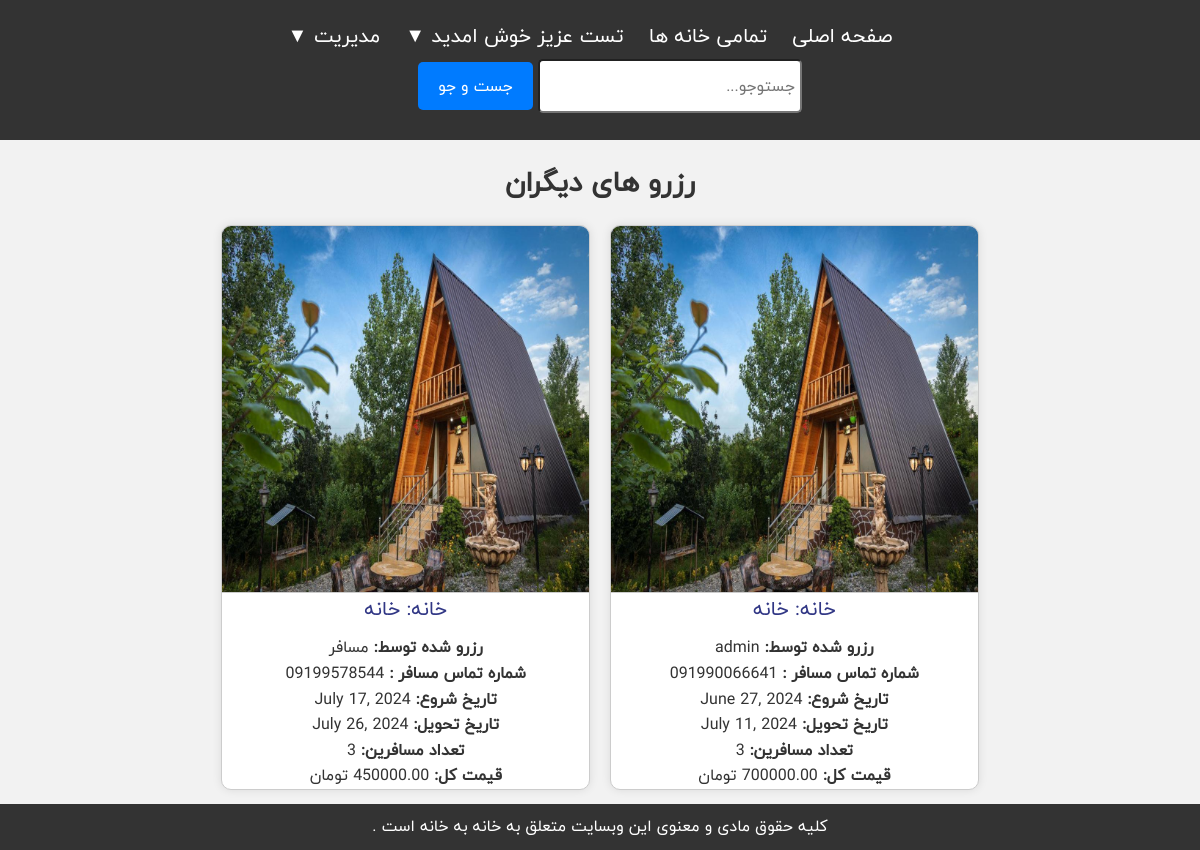
Screenshot of /host_reservations/ (signed in) with the database file from the repository.
### reservations/models.py (models this page shows, shortened)
class User(AbstractUser):
    ROLES = (
        (1, 'Admin'),
        (2, 'Host'),
        (3, 'Passenger'),
    )
    role = models.IntegerField(choices=ROLES, default=3)
    phonenumber = models.CharField(max_length=15)
    address = models.TextField()
    role_change_requested = models.BooleanField(default=False)
    is_active = models.BooleanField(default=True)

class Order(models.Model):
    house = models.ForeignKey(House, on_delete=models.CASCADE)
    user = models.ForeignKey(User, on_delete=models.CASCADE)
    arrive_date = models.DateField()
    exit_date = models.DateField()
    count_of_passengers = models.IntegerField()
    total_price = models.DecimalField(max_digits=10, decimal_places=2)

class House(models.Model):
    name = models.CharField(max_length=100)
    image = models.ImageField(upload_to='house_images/')
    city = models.CharField(max_length=100)
    number_of_rooms = models.IntegerField()
    area = models.FloatField()
    number_of_parkings = models.IntegerField()
    capacity = models.IntegerField()
    price_per_day = models.IntegerField()
    pool = models.BooleanField(default=False)
    oven = models.BooleanField(default=False)
    user = models.ForeignKey(User, on_delete=models.CASCADE)
    is_active = models.BooleanField(default=True)

### reservations/views.py (the view)
# urls.py: path('host_reservations/', host_reservations, name='host_reservations'),
@login_required
def host_reservations(request):
    if request.user.role != 2:
        return redirect('home')
    houses = House.objects.filter(user=request.user)
    reservations = Order.objects.filter(house__in=houses)
    return render(request, 'reservations/host_reservations.html', {'reservations': reservations})

### reservations/templates/reservations/host_reservations.html (shortened to what this page needs)
{% extends 'reservations/base.html' %}
{% block content %}
    <h1>رزرو های دیگران</h1>
    {% if reservations %}
        <div class="house-grid">
            {% for reservation in reservations %}
                <div class="house-card">
                    <img src="{{ reservation.house.image.url }}" alt="{{ reservation.house.name }}">
                    <a class="house-name" href="{% url 'house_detail' reservation.house.pk %}"><p>خانه: {{ reservation.house.name }}</p></a>
                    <p><strong>رزرو شده توسط:</strong> {{ reservation.user.username }}</p>
                    <p><strong>شماره تماس مسافر :</strong> {{ reservation.user.phonenumber }}</p>
                    <p><strong>تاریخ شروع:</strong> {{ reservation.arrive_date }}</p>
                    <p><strong>تاریخ تحویل:</strong> {{ reservation.exit_date }}</p>
                    <p><strong>تعداد مسافرین:</strong> {{ reservation.count_of_passengers }}</p>
                    <p><strong>قیمت کل:</strong> {{ reservation.total_price }} تومان</p>
                </div>
            {% endfor %}
            </div>
    {% else %}
        <p>هیج رزروی انجام نشده!</p>
    {% endif %}
{% endblock %}

### reservations/templates/reservations/base.html (shortened to what this page needs)
<!DOCTYPE html>
<html lang="fa" dir="rtl">
<head>
    {% load static %}
    <link rel="stylesheet" href="{% static 'css/styles.css' %}">
    <link href="https://cdn.jsdelivr.net/npm/iransans-fontface@0.1.1/css/iransans/iransans-fontface.min.css" rel="stylesheet">
    <link rel="stylesheet" href="https://code.jquery.com/ui/1.12.1/themes/base/jquery-ui.css">
</head>
<body>
    <header>
        <nav>
            <ul>
                <li><a href="{% url 'home' %}">صفحه اصلی</a></li>
                <li><a href="{% url 'house_list' %}">تمامی خانه ها</a></li>
                {% if user.is_authenticated %}
                    <li class="dropdown">
                        <a href="#" class="dropbtn"> {{ user.first_name }} عزیز خوش امدید  &#9660;</a>
                    </li>
                    {% if user.role == 2 %}
                        <li class="dropdown">
                            <a href="#" class="dropbtn">مدیریت &#9660;</a>
                        </li>
                    {% endif %}
                {% else %}
                    <li><a href="{% url 'login' %}">ورود</a></li>
                    <li><a href="{% url 'signup' %}">ثبت نام</a></li>
                {% endif %}
            </ul>
            <form method="get" action="{% url 'search' %}" class="center search-form">
                <input type="text" name="q" placeholder="جستوجو..." required>
                <button type="submit">جست و جو</button>
            </form>
        </nav>
    </header>
    <main class="center">
        {% block content %}{% endblock %}
    </main>
</body>
<footer>
    <p>  کلیه حقوق مادی و معنوی این وبسایت متعلق به خانه به خانه است .  </p>
</footer>
</html>

### reservations/static/css/styles.css (style rules this page uses)
* { font-family: "Qs Iranyekan", Arial, sans-serif; }
body, h1, h2, h3, p, ul, li { margin: 0; padding: 0; box-sizing: border-box; }
body { font-family: "Qs Iranyekan", Arial, sans-serif; background-color: #f2f2f2; color: #333; line-height: 1.6; }
header { background-color: #333; color: #fff; padding: 20px 0; text-align: center; }
header nav ul { list-style-type: none; }
header nav ul li { display: inline; margin-right: 20px; }
header nav ul li a { color: #fff; text-decoration: none; }
.search-form { display: inline-block; margin-left: 20px; }
.search-form input[type="text"] { padding: 5px; font-size: 16px; width: 250px; border-radius: 5px; height:40px ; }
.search-form button { padding: 5px 10px; font-size: 16px; background-color: #007bff; color: #fff; border: none; cursor: pointer; }
main { padding: 20px; margin-bottom: 20px; }
h1, h2 { margin-bottom: 20px; font-size: 28px; text-align: center; }
.house-grid { display: flex; flex-wrap: wrap; justify-content: center; gap: 20px; }
.house-card { background-color: #fff; border: 1px solid #ccc; border-radius: 10px; overflow: hidden; box-shadow: 0 0 10px rgba(0, 0, 0, 0.1); width: calc(33.333% - 20px); margin-bottom: 20px; display: flex; flex-direction: column; align-items: center; }
.house-card img { width: 100%; height: auto; border-bottom: 1px solid #ccc; }
.house-name { font-size: 20px; margin-bottom: 10px; }
.dropdown { position: relative; display: inline-block; }
.center { text-align: center; }
footer { background-color: #333; color: #fff; text-align: center; padding: 10px 0; position: fixed; bottom: 0; width: 100%; }
button[type="submit"] { background-color: #007bff; margin-top: 10px; margin-bottom: 10px; color: #fff; padding: 10px 20px; border: none; border-radius: 5px; cursor: pointer; font-size: 16px; }
a { text-decoration: none; color: #313785; font-size: 20px; }

### rows the page displays
User: first_name "تست"
Order: house.image (picture), house.name "خانه", user.username "admin", user.phonenumber "091990066641", arrive_date "June 27, 2024", exit_date "July 11, 2024", count_of_passengers "3", total_price "700000.00"
Order: house.image (picture), house.name "خانه", user.username "مسافر", user.phonenumber "09199578544", arrive_date "July 17, 2024", exit_date "July 26, 2024", count_of_passengers "3", total_price "450000.00"
